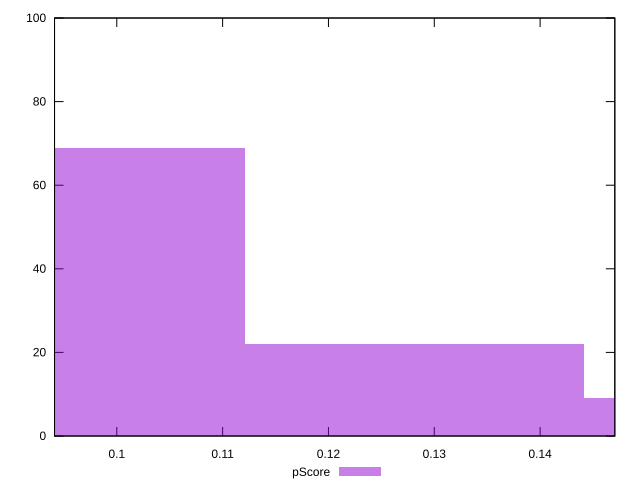

Generate this figure with gnuplot:
reset

$pScore <<EOF
0.1601461775628073 9
0.09608770653768439 69
0.12811694205024585 22
EOF

set key outside below
set boxwidth 0.03202923551256146
set xrange [0.09411764705882353:0.14705882352941174]
set yrange [0:100]
set trange [0:100]
set style fill transparent solid 0.5 noborder
set terminal svg size 640, 490 enhanced background rgb 'white'
set output "reports/report_00033_2021-03-01T14-23-16.841Z/uses-text-compression/samples/astro-inner-cached/pScore/histogram.svg"

plot $pScore title "pScore" with boxes

reset
